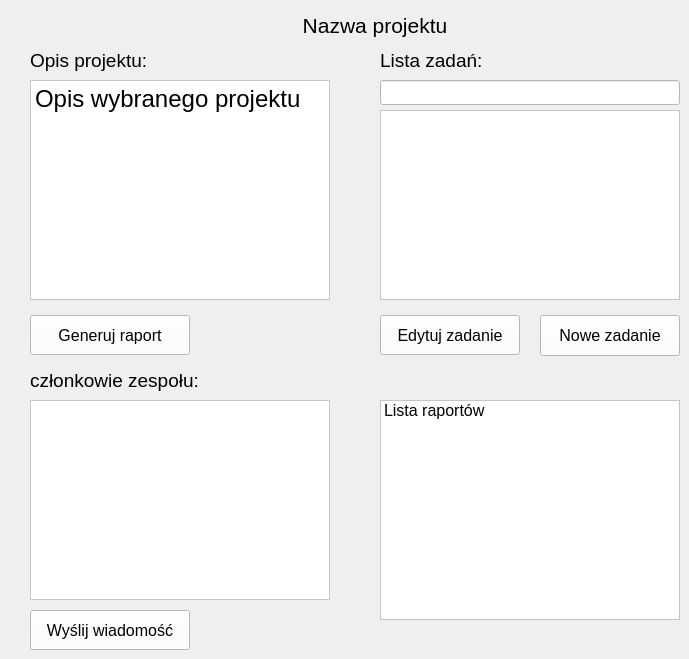
        <widget class="QWidget" name="Admin_page">
         <widget class="QPushButton" name="pushButton_edytuj_zadanie">
          <property name="geometry">
           <rect>
            <x>380</x>
            <y>315</y>
            <width>140</width>
            <height>40</height>
           </rect>
          </property>
          <property name="font">
           <font>
            <pointsize>12</pointsize>
           </font>
          </property>
          <property name="styleSheet">
           <string notr="true">background-color: rgb(255, 255, 255);</string>
          </property>
          <property name="text">
           <string>Edytuj zadanie</string>
          </property>
         </widget>
         <widget class="QListWidget" name="listWidget_taskUsers">
          <property name="geometry">
           <rect>
            <x>30</x>
            <y>400</y>
            <width>300</width>
            <height>200</height>
           </rect>
          </property>
          <property name="font">
           <font>
            <pointsize>12</pointsize>
           </font>
          </property>
          <property name="styleSheet">
           <string notr="true">background-color: rgb(255, 255, 255);</string>
          </property>
          <property name="uniformItemSizes">
           <bool>false</bool>
          </property>
         </widget>
         <widget class="QLabel" name="label_6">
          <property name="geometry">
           <rect>
            <x>100</x>
            <y>10</y>
            <width>550</width>
            <height>30</height>
           </rect>
          </property>
          <property name="font">
           <font>
            <pointsize>16</pointsize>
           </font>
          </property>
          <property name="text">
           <string>Nazwa projektu</string>
          </property>
          <property name="alignment">
           <set>Qt::AlignCenter</set>
          </property>
         </widget>
         <widget class="QPushButton" name="pushButtonTworzRaportAdm">
          <property name="geometry">
           <rect>
            <x>30</x>
            <y>315</y>
            <width>160</width>
            <height>40</height>
           </rect>
          </property>
          <property name="font">
           <font>
            <pointsize>12</pointsize>
           </font>
          </property>
          <property name="styleSheet">
           <string notr="true">background-color: rgb(255, 255, 255);</string>
          </property>
          <property name="text">
           <string>Generuj raport</string>
          </property>
         </widget>
         <widget class="QPushButton" name="pushButton_sendMsg">
          <property name="geometry">
           <rect>
            <x>30</x>
            <y>610</y>
            <width>160</width>
            <height>40</height>
           </rect>
          </property>
          <property name="font">
           <font>
            <pointsize>12</pointsize>
           </font>
          </property>
          <property name="styleSheet">
           <string notr="true">background-color: rgb(255, 255, 255);</string>
          </property>
          <property name="text">
           <string>Wyślij wiadomość</string>
          </property>
         </widget>
         <widget class="QLabel" name="label_7">
          <property name="geometry">
           <rect>
            <x>30</x>
            <y>365</y>
            <width>170</width>
            <height>30</height>
           </rect>
          </property>
          <property name="font">
           <font>
            <pointsize>14</pointsize>
           </font>
          </property>
          <property name="text">
           <string>członkowie zespołu:</string>
          </property>
         </widget>
         <widget class="QTextBrowser" name="textBrowserOpisProjektu_2">
          <property name="geometry">
           <rect>
            <x>30</x>
            <y>80</y>
            <width>300</width>
            <height>220</height>
           </rect>
          </property>
          <property name="font">
           <font>
            <pointsize>12</pointsize>
            <weight>50</weight>
            <bold>false</bold>
           </font>
          </property>
          <property name="styleSheet">
           <string notr="true">background-color: rgb(255, 255, 255);</string>
          </property>
          <property name="html">
           <string>&lt;!DOCTYPE HTML PUBLIC &quot;-//W3C//DTD HTML 4.0//EN&quot; &quot;http://www.w3.org/TR/REC-html40/strict.dtd&quot;&gt;
&lt;html&gt;&lt;head&gt;&lt;meta name=&quot;qrichtext&quot; content=&quot;1&quot; /&gt;&lt;style type=&quot;text/css&quot;&gt;
p, li { white-space: pre-wrap; }
&lt;/style&gt;&lt;/head&gt;&lt;body style=&quot; font-family:'MS Shell Dlg 2'; font-size:12pt; font-weight:400; font-style:normal;&quot;&gt;
&lt;p style=&quot; margin-top:0px; margin-bottom:0px; margin-left:0px; margin-right:0px; -qt-block-indent:0; text-indent:0px;&quot;&gt;&lt;span style=&quot; font-size:18pt;&quot;&gt;Opis wybranego projektu &lt;/span&gt;&lt;/p&gt;&lt;/body&gt;&lt;/html&gt;</string>
          </property>
         </widget>
         <widget class="QPushButton" name="pushButton_utworz_zadanie">
          <property name="geometry">
           <rect>
            <x>540</x>
            <y>315</y>
            <width>140</width>
            <height>41</height>
           </rect>
          </property>
          <property name="font">
           <font>
            <pointsize>12</pointsize>
           </font>
          </property>
          <property name="styleSheet">
           <string notr="true">background-color: rgb(255, 255, 255);</string>
          </property>
          <property name="text">
           <string>Nowe zadanie</string>
          </property>
         </widget>
         <widget class="QListWidget" name="listWidgetRaporty">
          <property name="geometry">
           <rect>
            <x>380</x>
            <y>400</y>
            <width>300</width>
            <height>220</height>
           </rect>
          </property>
          <property name="font">
           <font>
            <pointsize>12</pointsize>
           </font>
          </property>
          <property name="styleSheet">
           <string notr="true">background-color: rgb(255, 255, 255);</string>
          </property>
          <item>
           <property name="text">
            <string>Lista raportów</string>
           </property>
          </item>
         </widget>
         <widget class="QListWidget" name="listWidget_zadania">
          <property name="geometry">
           <rect>
            <x>380</x>
            <y>110</y>
            <width>300</width>
            <height>190</height>
           </rect>
          </property>
          <property name="font">
           <font>
            <pointsize>12</pointsize>
           </font>
          </property>
          <property name="styleSheet">
           <string notr="true">background-color: rgb(255, 255, 255);</string>
          </property>
         </widget>
         <widget class="QLineEdit" name="lineEdit_search_task">
          <property name="geometry">
           <rect>
            <x>380</x>
            <y>80</y>
            <width>300</width>
            <height>25</height>
           </rect>
          </property>
          <property name="font">
           <font>
            <pointsize>12</pointsize>
           </font>
          </property>
          <property name="styleSheet">
           <string notr="true">background-color: rgb(255, 255, 255);</string>
          </property>
         </widget>
         <widget class="QLabel" name="label_12">
          <property name="geometry">
           <rect>
            <x>380</x>
            <y>45</y>
            <width>171</width>
            <height>31</height>
           </rect>
          </property>
          <property name="font">
           <font>
            <pointsize>14</pointsize>
           </font>
          </property>
          <property name="text">
           <string>Lista zadań:</string>
          </property>
         </widget>
         <widget class="QLabel" name="label_13">
          <property name="geometry">
           <rect>
            <x>30</x>
            <y>45</y>
            <width>171</width>
            <height>31</height>
           </rect>
          </property>
          <property name="font">
           <font>
            <pointsize>14</pointsize>
           </font>
          </property>
          <property name="text">
           <string>Opis projektu:</string>
          </property>
         </widget>
        </widget>
